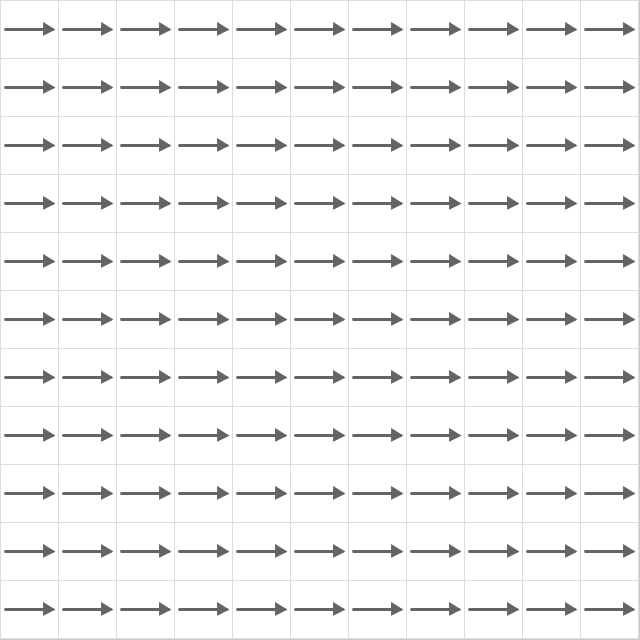
Frame 1 (no input)
Frame 60 (the mouse pressed at the canvas centre just before this capture): identical to frame 1, image omitted
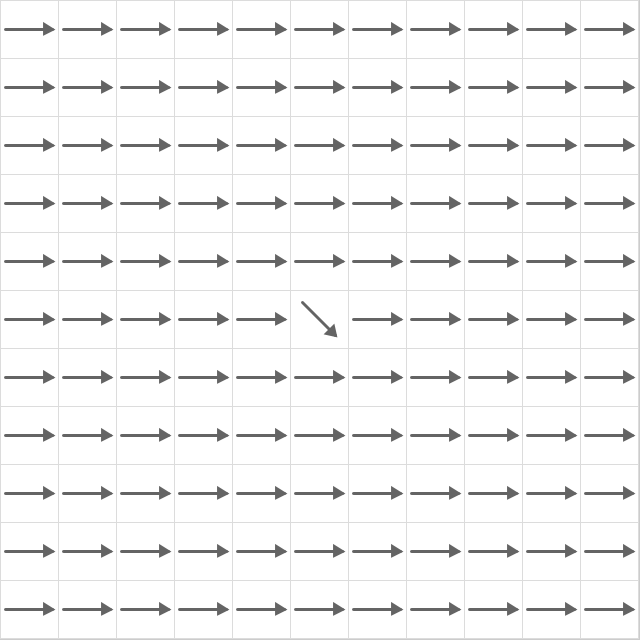
Frame 120 (the mouse held since frame 60 and released just before this capture)

The Processing sketch that drew these frames (run headless with seeded random() and noise(); from frame 60 on, the mouse is pressed at the canvas centre):

// Processing sketch: arrowGrid3by3
// ── arrowGrid3by3.pde
int gridSize = 11;
int possibleDirections = 8;
boolean useColor = false;
//directions 0-7 are multiplied by pi/4

int[] directionXDelta =  new int[] {
  1, 1, 0, -1, -1, -1, 0, 1
};
int[] directionYDelta = new int[] {  
  0, -1, -1, -1, 0, 1, 1, 1
};
Cell[][] cells;
int exitCellCount = 0;

void setup() {
  size(640, 640);
  reset();
}

void draw() {
  for (int x = 0; x < gridSize; ++x) {
    for (int y = 0; y < gridSize; ++y) {
      cells[x][y].draw();
    }
  }
}

void mousePressed() {
  int xCenter = (int) (mouseX / cellWidth());
  int yCenter = (int) (mouseY / cellWidth());
  //leave if mouseClick outside window
  if (xCenter < 0 || yCenter < 0 || xCenter >= gridSize || yCenter >= gridSize) {
    return;
  }
  //mark all cells as unrotated
  for (int x = 0; x < gridSize; ++x) {
    for (int y = 0; y < gridSize; ++y) {
      cells[x][y].clear();
    }
  }
  exitCellCount = 0;
  cells[xCenter][yCenter].direction += 
    (keyPressed && (key == CODED)&&(keyCode == SHIFT))? 1 : -1;
  cells[xCenter][yCenter].rotated = true;
  int xRight = xCenter;
  int xLeft = xCenter;
  int yTop = yCenter ;
  int yBottom = yCenter ;
  while (xLeft > 0 || xRight < gridSize - 1 || yTop > 0 || yBottom < gridSize - 1) {
    for (int i = xLeft; i <= xRight; ++i) {
      rotateArrow(i, yTop - 1);
    }
    for (int i = yTop; i <= yBottom; ++i) {
      rotateArrow(xRight + 1, i);
    }
    for (int i = xRight ; i >= xLeft; --i) {
      rotateArrow(i, yBottom+1);
    }
    for (int i = yBottom  ; i >= yTop; --i) {
      rotateArrow(xLeft-1, i);
    }
    //rotate the neighbors
    rotateArrow(xLeft-1, yTop-1);
    rotateArrow(xRight+1, yTop-1);
    rotateArrow(xLeft-1, yBottom+1);
    rotateArrow(xRight+1, yBottom+1);
    xLeft -= 1;
    xRight += 1;
    yTop -= 1;
    yBottom += 1;
  }
}

void rotateArrow(int x, int y) {
  if (x >= 0 && x < gridSize && y >= 0 && y < gridSize) {
    cells[x][y].rotateArrowIfNecessary();
  }
}

int cellWidth() {
  return width / gridSize;
}


void reset() {
  cells = new Cell[gridSize][gridSize];
  for (int x = 0; x < gridSize; ++x) {
    for (int y = 0; y < gridSize; ++y) {
      cells[x][y] = new Cell(x, y, 0);
    }
  }
}

class Cell {
  int x, y, direction;
  boolean rotated = false;
  Cell exitCell_ = null;
  color c = color(150);

  Cell(int x_, int y_, int direction_) {
    x = x_;
    y=y_;
    direction=direction_;
  }

  void clear() {
    rotated = false;
    exitCell_ = null;
  }

  void draw() {
    pushMatrix();
    float cellWidth_ = cellWidth();
    translate((x+0.5) * cellWidth_, (y+0.5) * cellWidth_);
    rectMode(CENTER);
    strokeWeight(1);
    int strokeAndFill = 220;
    stroke(220);
    fill(useColor ? exitCell().c : 255);
    rect(0, 0, cellWidth_, cellWidth_);
    rotate(- direction * PI * 0.25);
    float arrowScale = 0.4;
    strokeWeight(cellWidth_ * 0.05);
    strokeAndFill = 100;
    stroke(strokeAndFill);
    line(-cellWidth_*arrowScale, 0, cellWidth_ * arrowScale, 0);
    fill(strokeAndFill);
    float arrowBase = cellWidth_ *  arrowScale * 0.4;
    float arrowX = cellWidth_ *  arrowScale - arrowBase * sqrt(3) * 0.5;
    triangle(arrowX, arrowBase/2, arrowX, -arrowBase/2, cellWidth_ * arrowScale, 0);
    popMatrix();
  }

  Cell exitCell() {
    if (exitCell_ == null) {
      Cell nextCell_ = nextCell();
      if (nextCell_ == null) {
        exitCell_ = this;
        int cValue = exitCellCount * 10;
        c = (exitCellCount++ % 2 == 0) ? color(255, 255 - cValue, cValue)
        : color(255, cValue, 255 - cValue);
      } 
      else {
        exitCell_ = nextCell_.exitCell();
      }
    } 
    return exitCell_;
  }

  Cell nextCell() {
    direction = (direction + 8000) % 8;
    int nextX = x + directionXDelta[direction];
    int nextY = y + directionYDelta[direction];

    if (nextX >= 0 && nextX < gridSize && nextY >= 0 && nextY < gridSize) {
      return cells[nextX][nextY];
    }
    return null;
  }

  void rotateArrowIfNecessary() {
    if (rotated) {
      return;
    }
    if (x > 0) {
      rotateIfNeighborRequiresIt(cells[x-1][y] );
    }
    if (x < gridSize - 1) {
      rotateIfNeighborRequiresIt(cells[x+1][y] );
    }
    if (y > 0) {
      rotateIfNeighborRequiresIt(cells[x][y-1] );
    }
    if (y < gridSize - 1) {
      rotateIfNeighborRequiresIt(cells[x][y+1] );
    }
  }

  void rotateIfNeighborRequiresIt(Cell neighbor) {
    if (!neighbor.rotated ) {
      return;
    }
    int delta = direction - neighbor.direction;
    if (abs(delta) > 2) {
      delta += (delta > 0) ? - possibleDirections : possibleDirections;
    } 
    if (abs(delta) > 1) {
      direction += (delta > 0) ? 7 : 1;
      direction = direction % possibleDirections;
      rotated = true;
    }
  }
}
